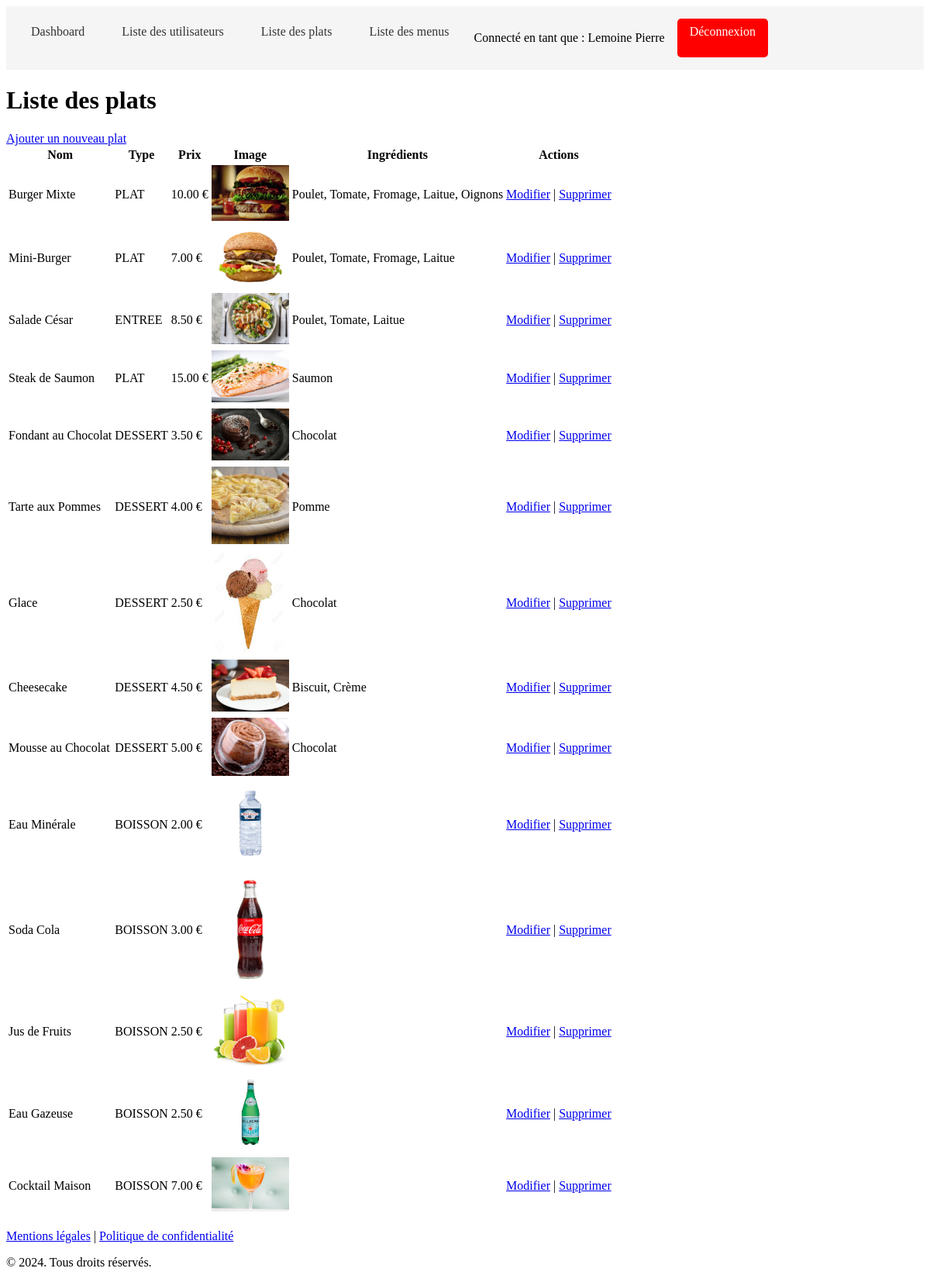
The app's page /Admin/liste_plats.php (signed in) with its own data.
### tables this page shows
CREATE TABLE plats (
    id INT AUTO_INCREMENT PRIMARY KEY,
    nom VARCHAR(255) NOT NULL,
    image VARCHAR(255) NOT NULL,
    prix DECIMAL(10, 2) NOT NULL,
    type ENUM('ENTREE', 'PLAT', 'DESSERT', 'BOISSON') NOT NULL
);

### Actions/zone_admin_repo.php (called while the page is built, shortened)
<?php
function getPlats()
{
    try {
        $con = connexion();
        $query = "
            SELECT p.id, p.nom, p.image, p.prix, p.type, GROUP_CONCAT(i.nom SEPARATOR ', ') AS ingredients
            FROM plats p
            LEFT JOIN plat_ingredient pi ON p.id = pi.plat_id
            LEFT JOIN ingredients i ON pi.ingredient_id = i.id
            GROUP BY p.id
        ";
        $stmt = $con->prepare($query);
        $stmt->execute();
        return $stmt->fetchAll(PDO::FETCH_ASSOC);
    } catch (PDOException $e) {
        echo "Erreur : " . $e->getMessage();
        return [];
    }
}

### Admin/liste_plats.php (the view, shortened to what this page needs)
<?php
require('../HeaderFooter/Admin/Header.php');
require('../Actions/zone_admin_repo.php');
$plats = getPlats();
?>
<h1>Liste des plats</h1>
<a href="create_plat.php">Ajouter un nouveau plat</a>
<table>
    <thead>
        <tr>
            <th>Nom</th>
            <th>Type</th>
            <th>Prix</th>
            <th>Image</th>
            <th>Ingrédients</th>
            <th>Actions</th>
        </tr>
    </thead>
    <tbody>
        <?php foreach ($plats as $plat): ?>
            <tr>
                <td><?= htmlspecialchars($plat['nom']) ?></td>
                <td><?= htmlspecialchars($plat['type']) ?></td>
                <td><?= htmlspecialchars($plat['prix']) ?> €</td>
                <td><img src="../Assets/img/<?= htmlspecialchars($plat['image'] ?? 'default.jpg') ?>" alt="Image du plat" width="100"></td>
                <td><?= htmlspecialchars($plat['ingredients'] ?? '') ?></td>
                <td>
                    <a href="edit_plat.php?id=<?= $plat['id'] ?>">Modifier</a> |
                    <a href="delete_plat.php?id=<?= $plat['id'] ?>">Supprimer</a>
                </td>
            </tr>
        <?php endforeach; ?>
    </tbody>
</table>
<?php
require('../HeaderFooter/Admin/Footer.php');
?>

### HeaderFooter/Admin/Header.php (shortened to what this page needs)
<!DOCTYPE html>
<html lang="fr">
<head>
</head>
<body>
    <header>
        <nav>
            <?php if (isset($_SESSION['auth'])): ?>
                <?php if ($_SESSION['role'] === 'ZONE CUISINE'): ?>
                    <a href="../Admin/zone_cuisine.php">Zone cuisine</a>
                <?php elseif ($_SESSION['role'] === 'ZONE STOCK'): ?>
                    <a href="../Admin/zone_stock.php">Zone stock</a>
                <?php elseif ($_SESSION['role'] === 'ZONE MANAGEMENT'): ?>
                    <a href="../Admin/zone_admin.php">Dashboard</a>
                    <a href="../Admin/liste_utilisateurs.php">Liste des utilisateurs</a>
                    <a href="../Admin/liste_plats.php">Liste des plats</a>
                    <a href="../Admin/liste_formules.php">Liste des menus</a>
                <?php endif; ?>
                <p>Connecté en tant que : <?php echo $_SESSION['nom'] . ' ' . $_SESSION['prenom'] ?></p>
                <a href="../Actions/Deconnexion.php" class="logout">Déconnexion</a>
            <?php else: ?>
                <a href="../Admin/connexion.php">Se connecter</a>
            <?php endif; ?>
        </nav>
    </header>

### HeaderFooter/Admin/Footer.php
<footer class="bg-dark text-light py-4 mt-auto">
    <div class="container-fluid text-center">
        <p><a href="#" class="text-light">Mentions légales</a> | <a href="#" class="text-light">Politique de confidentialité</a></p>
        <p class="mb-0">© 2024. Tous droits réservés.</p>
    </div>
</footer>
</body>
</html>

### HeaderFooter/Admin/Header.php (style rules this page uses)
nav { display: flex; gap: 1rem; padding: 1rem; background: #f5f5f5; }
nav a { text-decoration: none; color: #333; padding: 0.5rem 1rem; border-radius: 5px; }
.logout { color: white; background: red; }

### records on screen
plats: nom "Burger Mixte", type "PLAT", prix "10.00", image (picture), ingredients "Poulet, Tomate, Fromage, Laitue, Oignons"
plats: nom "Mini-Burger", type "PLAT", prix "7.00", image (picture), ingredients "Poulet, Tomate, Fromage, Laitue"
plats: nom "Salade César", type "ENTREE", prix "8.50", image (picture), ingredients "Poulet, Tomate, Laitue"
plats: nom "Steak de Saumon", type "PLAT", prix "15.00", image (picture), ingredients "Saumon"
plats: nom "Fondant au Chocolat", type "DESSERT", prix "3.50", image (picture), ingredients "Chocolat"
plats: nom "Tarte aux Pommes", type "DESSERT", prix "4.00", image (picture), ingredients "Pomme"
plats: nom "Glace", type "DESSERT", prix "2.50", image (picture), ingredients "Chocolat"
plats: nom "Cheesecake", type "DESSERT", prix "4.50", image (picture), ingredients "Biscuit, Crème"
plats: nom "Mousse au Chocolat", type "DESSERT", prix "5.00", image (picture), ingredients "Chocolat"
plats: nom "Eau Minérale", type "BOISSON", prix "2.00", image (picture)
plats: nom "Soda Cola", type "BOISSON", prix "3.00", image (picture)
plats: nom "Jus de Fruits", type "BOISSON", prix "2.50", image (picture)
plats: nom "Eau Gazeuse", type "BOISSON", prix "2.50", image (picture)
plats: nom "Cocktail Maison", type "BOISSON", prix "7.00", image (picture)

### other values on screen
$_SESSION['nom'] "Lemoine"
$_SESSION['prenom'] "Pierre"
